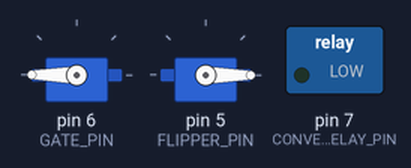
The sketch below on a simulated Arduino Uno, built with avr-gcc and run on an emulated ATmega328P. Shown: 2 × servo, switched loads named in the sketch (green lamp = pin HIGH).

Above: at 0.55 s.
At 6.95 s:
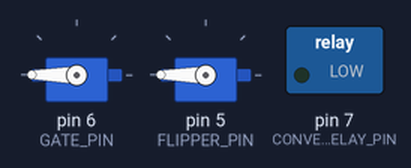
At 13.4 s:
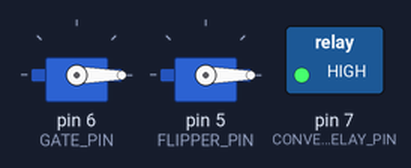
Timing chart, 0 to 17.3 s (numbered marks = the images above):
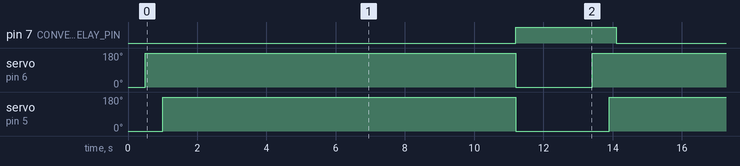

The sketch:

Segregating.ino
```cpp
#include <Servo.h>

#define CONVEYOR_RELAY_PIN 7
#define GATE_PIN 6
#define FLIPPER_PIN 5

// change the value to "PLASTIC" or "METAL" depending on what
// bottle material you want to test for segregation
String bottleToSegregate = "METAL"; // SHOULD BE ALL CAPS

// increase or decrease the value depending on the conveyor operation
const int METAL_DURATION = 10000; // in milliseconds
const int PLASTIC_DURATION = 5000; // in milliseconds

const int GATE_OPEN = 180;
const int GATE_CLOSE = 0;
const int FLIPPER_OPEN = 180;
const int FLIPPER_CLOSE = 0;

Servo gateServo;
Servo flipperServo;

void setup() {
    Serial.begin(9600);

    pinMode(CONVEYOR_RELAY_PIN, OUTPUT);

    gateServo.attach(GATE_PIN);
    flipperServo.attach(FLIPPER_PIN);

    // initially closes gate and flipper
    gateServo.write(GATE_CLOSE);
    flipperServo.write(FLIPPER_CLOSE);
    delay(500);
}

void loop() {
    segregate(bottleToSegregate == "METAL");
    delay(2000);
}

void segregate(bool isMetal) {
    // open gate
    gateServo.write(GATE_OPEN);
    delay(500);

    // if metal, open flipper
    if (isMetal) flipperServo.write(FLIPPER_OPEN);

    delay(200);

    // sets the needed duration for conveyor to segregate based on the bottle material
    int duration = METAL_DURATION;
    if (!isMetal) duration = PLASTIC_DURATION;

    // operate conveyor
    digitalWrite(CONVEYOR_RELAY_PIN, LOW);
    delay(duration);

    // turns off conveyor after the segregation duration
    digitalWrite(CONVEYOR_RELAY_PIN, HIGH);

    // always closes the gate after segregating
    gateServo.write(GATE_CLOSE);

    // if bottle material is metal, closes back the flipper
    if (isMetal) flipperServo.write(FLIPPER_CLOSE);

    delay(200);
}
```

Measured:
- by itself, pin 7 (CONVEYOR_RELAY_PIN): alternates HIGH for 2.9 s and LOW for 10.0 s
- by itself, servo on pin 6 (GATE_PIN): alternates 180° for 10.7 s and 0° for 2.2 s
- by itself, servo on pin 5 (FLIPPER_PIN): alternates 180° for 10.2 s and 0° for 2.7 s
